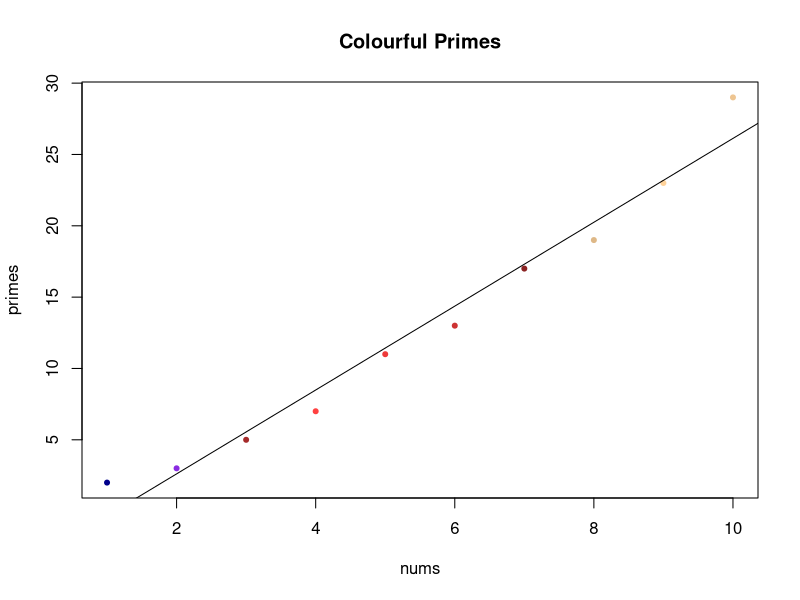

The R source for this figure:
# This is how you declare a set of numbers
# In this case, from 1 to 10. 
nums <- c(1:10)

# Explicitly declaring a set of numbers
primes <- c(2,3,5,7,11,13,17,19,23,29)

# Some stats on sets of numbers
myMean <- mean(primes)
cat("The mean of primes is", myMean, 
    "\n") # This is an end-of-line character

mySD <- sd(primes)
cat("The SD of primes is", 
    round(mySD, 2), "\n")

cor_np <- cor(nums,primes)
cat("Correlation of nums vs primes is", 
    round(cor_np, 2), "\n")

# Here's a rudimentary plot
plot(nums,primes,
     pch=20,
     col=colors()[30:40],
     main="Colourful Primes")

regress <- lm(primes ~ nums)
abline(regress)
